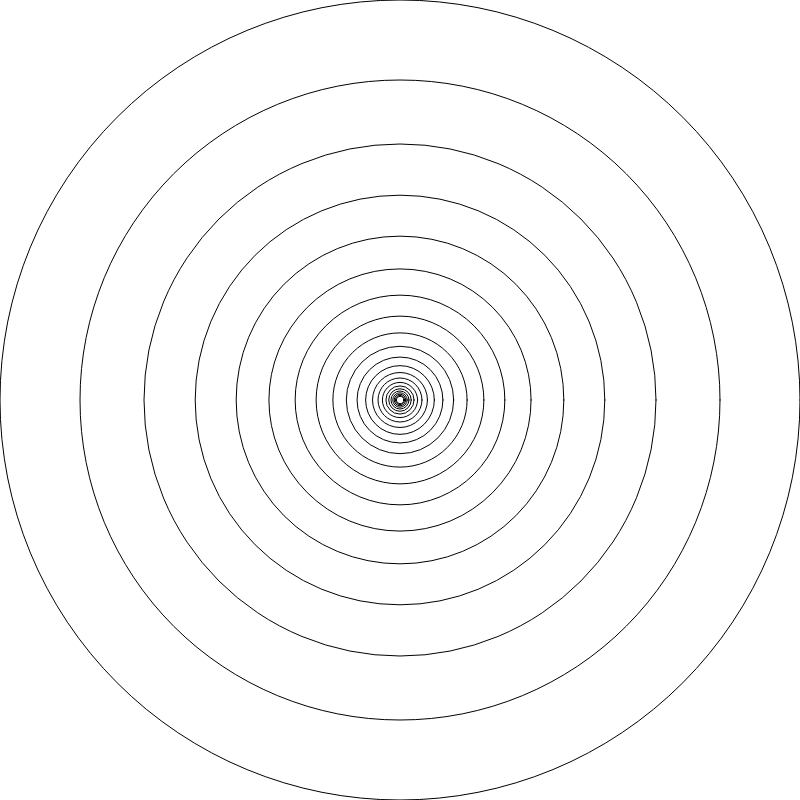
Frame 1 (no input)
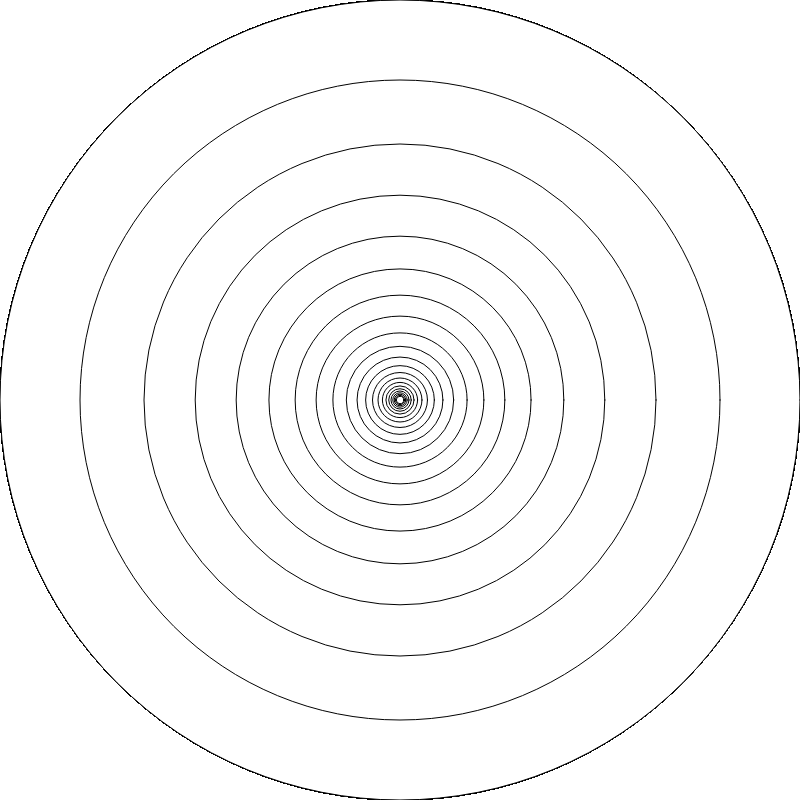
Frame 60 (no input)
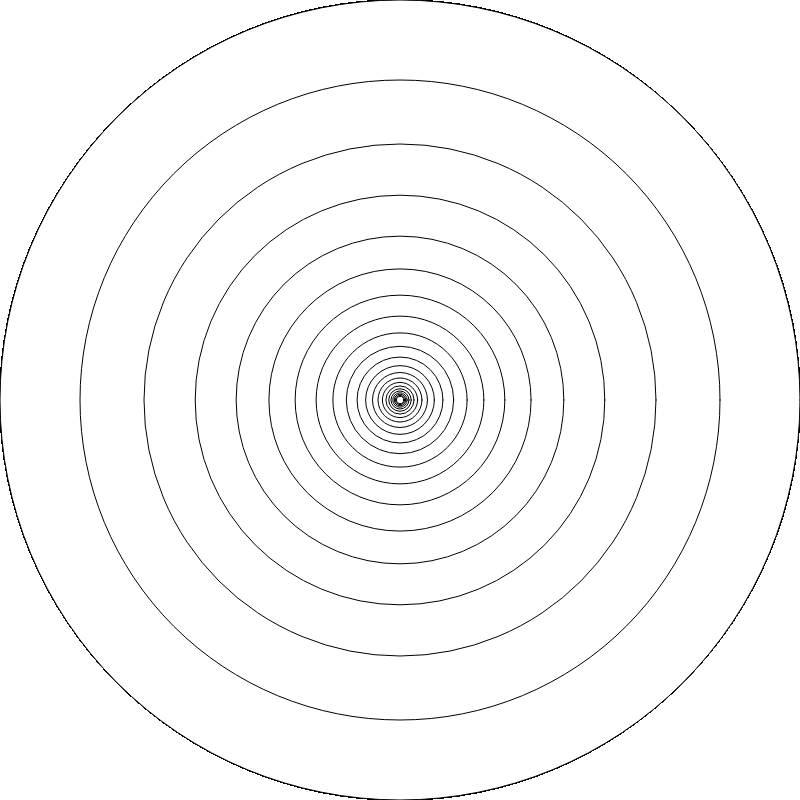
Frame 120 (the mouse pressed at the canvas centre since frame 60)

The p5.js sketch that drew these frames (run headless with seeded random() and noise() and a simulated clock; from frame 60 on, the mouse is pressed at the canvas centre):

// p5.js sketch
// ── sketch.js
function setup() {
  createCanvas(800, 800);
  background(255);
}

function draw() {
  
  stroke(0);
  
  let r = width/2;
  recursiveCircleOnce(r);
  
}


function recursiveCircleOnce(r){
  circle(width/2, height/2, r*2);
  
  if (r > 4){
    recursiveCircleOnce (0.8 * r)
  }
}
